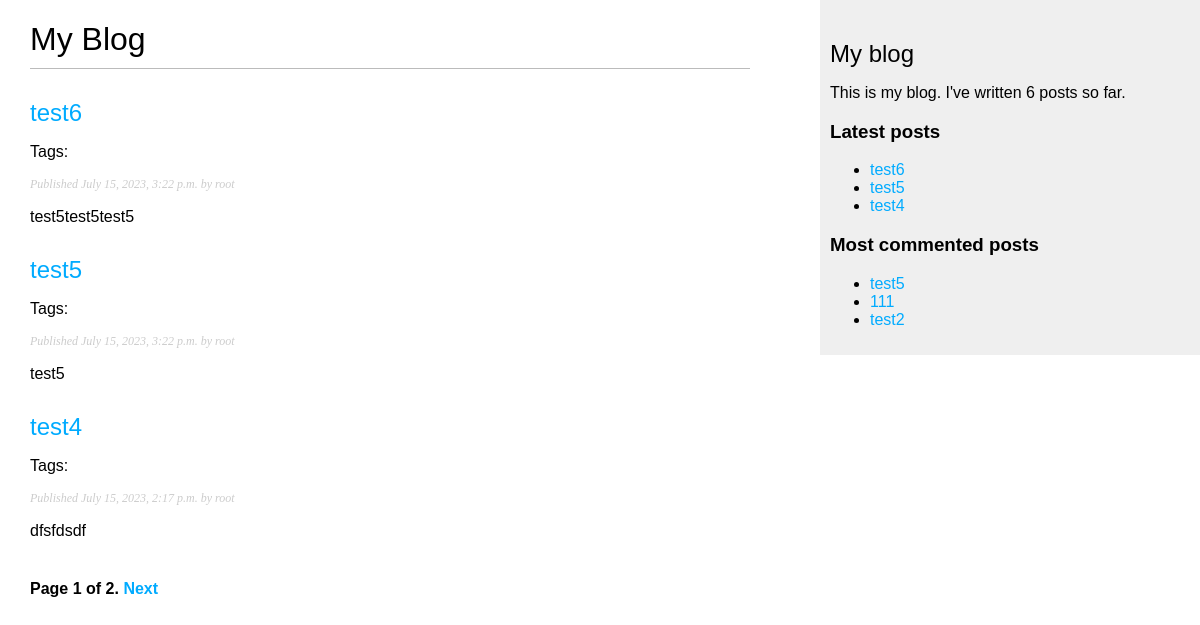
Page /blog/ on the earlier database version.
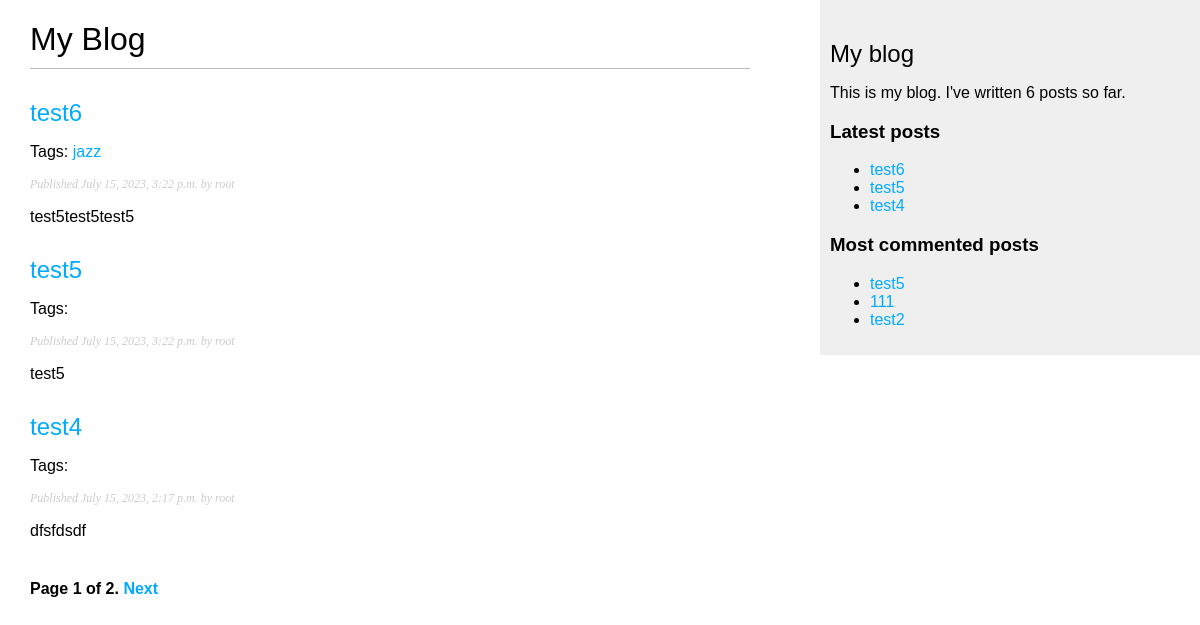
Same page on the later database version.
### blog/models.py (models this page shows, shortened)
class Post(models.Model):
    class Status(models.TextChoices):
        DRAFT = 'DF', 'Draft'
        PUBLISHED = 'PB', 'Published'
    title = models.CharField(max_length=250)
    slug = models.SlugField(max_length=250, unique_for_date='publish')
    author = models.ForeignKey(User,
                               on_delete=models.CASCADE,
                               related_name='blog_posts')
    body = models.TextField()
    publish = models.DateTimeField(default=timezone.now)
    created = models.DateTimeField(auto_now_add=True)
    updated = models.DateTimeField(auto_now=True)
    status = models.CharField(max_length=2,
                              choices=Status.choices,
                              default=Status.DRAFT)
    tags = TaggableManager()
    objects = models.Manager()
    published = PublishedManager()
    class Meta:
        ordering = ['-publish']
        indexes = [
            models.Index(fields=['-publish']),
        ]
    def get_absolute_url(self):
        return reverse('blog:post_detail',
                       args=[self.publish.year, self.publish.month, self.publish.day, self.slug])

### blog/views.py (the view)
# urls.py: path('', views.post_list, name='post_list'),
def post_list(request, tag_slug=None):
    post_list = Post.published.all()
    tag = None
    if tag_slug:
        tag = get_object_or_404(Tag, slug=tag_slug)
        post_list = post_list.filter(tags__in=[tag])
    paginator = Paginator(post_list, 3)
    page_number = request.GET.get('page', 1)
    try:
        posts = paginator.page(page_number)
    except EmptyPage:
        posts = paginator.page(paginator.num_pages)
    except PageNotAnInteger:
        posts = paginator.page(paginator.num_pages)
    return render(request, 'post/list.html', {'posts': posts, 'tag': tag})

### blog/models.py (called while the page is built)
    def get_queryset(self):
        return super().get_queryset().filter(status=Post.Status.PUBLISHED)

### blog/templatetags/blog_tags.py (called while the page is built)
@register.simple_tag
def total_posts():
    return Post.published.count()

@register.simple_tag
def get_most_commented_posts(count=3):
    return Post.published.annotate(total_comments=Count('comments')).order_by('-total_comments')[:count]

@register.inclusion_tag('post/latest_posts.html')
def show_latest_posts(count=3):
    latest_posts = Post.published.order_by('-publish')[:count]
    return {'latest_posts': latest_posts}

@register.filter(name='markdown')
def markdown_format(text):
    return mark_safe(markdown.markdown(text))

### blog/templates/post/list.html (shortened to what this page needs)
{% extends "base.html" %}
{% load blog_tags %}
{% block content %}
 <h1>My Blog</h1>
 {% for post in posts %}
 <h2>
 <a href="{{ post.get_absolute_url }}">
 {{ post.title }}
 </a>
 </h2>
 <p class="tags">Tags:
      {% for tag in post.tags.all %}
     <a href="{% url "blog:post_list_by_tag" tag.slug %}">
     {{ tag.name }}
     </a>
     {% endfor %}
 </p>
 <p class="date">
 Published {{ post.publish }} by {{ post.author }}
 </p>
 {{ post.body|markdown|truncatewords_html:30 }}
 {% endfor %}
    {% include "pagination.html" with page=posts  %}
{% endblock %}

### blog/templates/base.html (shortened to what this page needs)
{% load blog_tags %}
{% load static %}
<!DOCTYPE html>
<html>
<head>
 <link href="{% static "css/blog.css" %}" rel="stylesheet">
</head>
<body>
 <div id="content">
 {% block content %}
 {% endblock %}
 </div>
 <div id="sidebar">
 <h2>My blog</h2>
 <p>
     This is my blog.
     I've written {% total_posts %} posts so far.
 </p>
     <h3>Latest posts</h3>
    {% show_latest_posts 3 %}
      <h3>Most commented posts</h3>
     {% get_most_commented_posts as most_commented_posts %}
     <ul>
     {% for post in most_commented_posts %}
     <li>
     <a href="{{ post.get_absolute_url }}">{{ post.title }}</a>
     </li>
     {% endfor %}
 </div>
</body>
</html>

### blog/templates/post/latest_posts.html
<ul>
 {% for post in latest_posts %}
 <li>
 <a href="{{ post.get_absolute_url }}">{{ post.title }}</a>
 </li>
 {% endfor %}
</ul>

Differences in the rows shown:
changed Post "test6": gains Tag (name "jazz")
